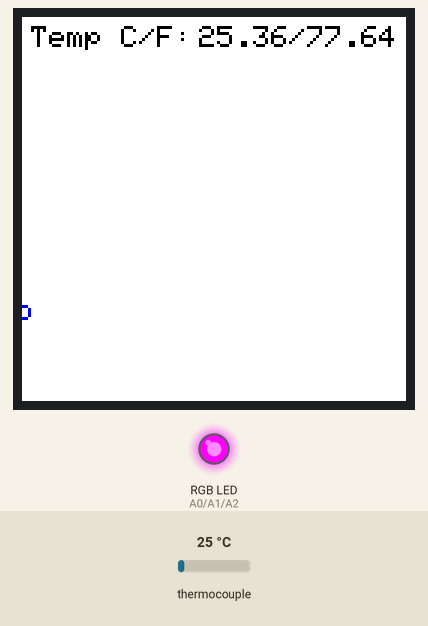
Recording of a sketch running on a simulated Arduino Leonardo, built with avr-gcc and run on an emulated ATmega32U4. Parts: 128×128 colour display, an RGB LED mixed from three pins (HIGH = lit). The inputs (shaded band) are chosen by the test bench; at power-on: thermocouple 25 °C.

Above: at 6.3 s.
6.4 s: thermocouple set to 21 °C
At 12.0 s:
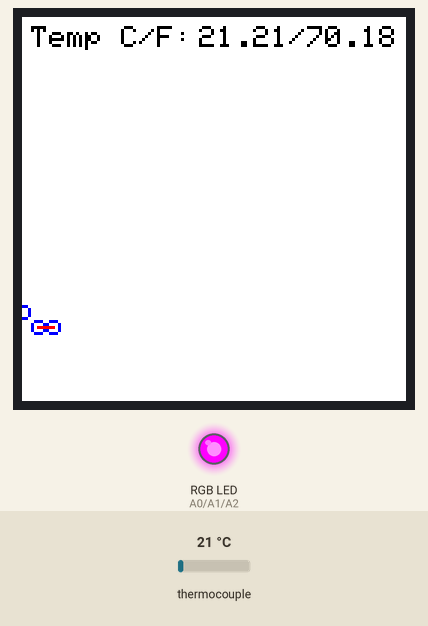
12.6 s: thermocouple set to 18 °C
At 15.6 s:
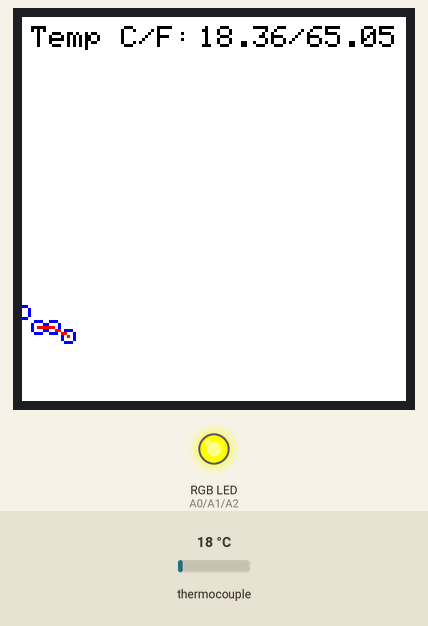
18.6 s: thermocouple set to 75 °C
At 20.5 s:
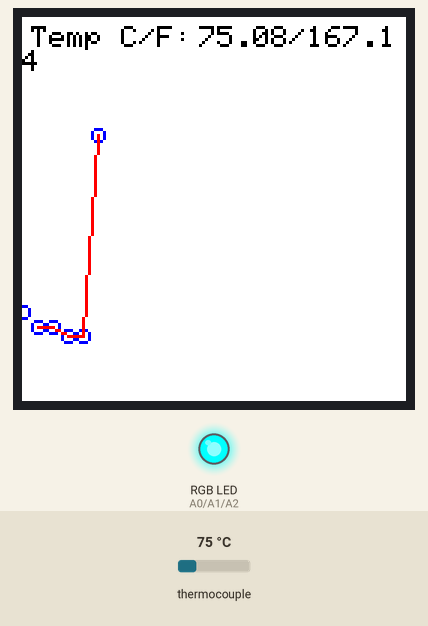
Timing chart, 0 to 22.0 s (numbered marks = the images above; inputs shaded):
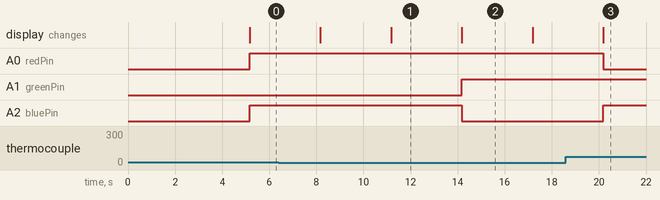

The sketch:

DetectorV2-5.ino
```cpp
/*
 * Science Olympiad Altoid Tin Temperature Sensor- v2.5
 * @author Dahlia Dry
 * v2 update: display degrees as F and C, in float format
 * v2.5 update: updated conversion function with more sigfigs
 * components:
 * - Arduino Leonardo
 * - 1.44" TFT LCD screen
 * - RGB LED
 * - PT1000 Platinum Resistance Temperature Detector (RTD), 3 wire
 *   Resistance is a function of temperature:
 *   R = 3.85T + 1000 is the equation given in RTD specs
 *   R = 3.855T + 998.4 is the equation that was experimentally determined
 * - Adafruit MAX31865: PT1000 RTD Temperature Sensor Amplifier
 */

//LCD display setup
#include <Adafruit_GFX.h> //include Adafruit graphics library
#include <Adafruit_ST7735.h> //inclue Adafruit ST7735 LCD screen library
#include <SPI.h>
#define TFT_CS     10 //set CS pin to Arduino digital pin 10
#define TFT_RST    9 //set reset pin to Arduino digital pin 9
#define TFT_DC     8 //set DC pin to Arduino digital pin 8
#define TFT_SCLK 7   // set SCLK pin to Arduino digital pin 7
#define TFT_MOSI 6   // set MOSI pin to Arduino digital pin 6

//declare LCD screen object using above pin settings
Adafruit_ST7735 tft = Adafruit_ST7735(TFT_CS, TFT_DC, TFT_MOSI, TFT_SCLK, TFT_RST);

//setup RTD amplifier
#include <Adafruit_MAX31865.h> // Use software SPI: CS, DI, DO, CLK
Adafruit_MAX31865 max = Adafruit_MAX31865(2,3,4,5);

// The value of the Rref resistor. Use 430.0 4300.0 for PT1000
#define RREF      4300.0
// The 'nominal' 0-degrees-C resistance of the sensor
// 1000.0 for PT1000
#define RNOMINAL  1000.0

//declare additional vars
float temp = 0; //detected temperature
int rotation = 2; //orientation of LCD display
int xPos = 5; //the horizontal pixel count on the LCD
int graphHeightPrevious = 0; //the vertical pixel count on the LCD
int redPin = A0; //initialize red channel of RGB LED to analog pin 0
int greenPin = A1; //initialize green channel of RGB LED to analog pin 1
int bluePin = A2; //initialize blue channel of RGB LED to analog pin 2
int red = 0; //value from 0 to 255 for red channel
int blue = 0; //value from 0 to 255 for blue channel
int green = 0; //value from 0 to 255 for green channel
int resistance = 0; //registered resistance (ohms)
String colors[] = {"blue","green","red"}; //assigned RGB LED colors
float thresholds[] = {20,30}; //threshold temps (C) for RGB to change colors
float tempc = 0; // detected temperature in celsius
String text = ""; //placeholder


void setup() {
  delay(5000); //sometimes necessary to allow proper startup
  max.begin(MAX31865_3WIRE); //initialize the amplifier
  tft.initR(INITR_144GREENTAB); //initialize the LCD
  uint16_t time = millis(); //start keeping track of time
  tft.setRotation(rotation); //set LCD orientation
  setup_display(); //execute the setup_display function
}

void loop() {
  uint16_t rtd = max.readRTD(); //read the raw analog RTD value
  float ratio = rtd;
  ratio /= 32768; //convert to ohms
  resistance = RREF*ratio; //get resistance
  temp=(0.258978* resistance) - 258.483865; //convert resistance to temp (C)
  //equation detemined experimentally with least-squares fit of data
  execute_display(float(temp)); //update the LCD display
  colorIndicator(float(temp), colors, thresholds); //update the LED color
  delay(3000);
}

void drawtext(String text, uint16_t color, uint16_t x0, uint16_t y0){
  tft.setCursor(x0,y0); //start in the upper left corner of the screen
  tft.setTextColor(color); //set the color of the text
  tft.setTextWrap(true);
  tft.print(text); //print the text to the LCD screen
}

//setup live graph of temperature by setting constant label and initial (x,y)
void setup_display(){
  tft.fillScreen(ST7735_WHITE); //erase what was previously on the screen
  drawtext("Temp C/F:",ST7735_BLACK, 3,3);
  xPos = 0;
  graphHeightPrevious = 0;
}

//execute graph
void execute_display(float temp){
  tft.fillRect(59,3,70,7, ST7735_WHITE); //erase only one area of the screen
  tempc = (9*temp/5) + 32; //convert temp from C to F
  text = String(temp) + "/" + String(tempc);
  drawtext(text,ST7735_BLACK,59,3); //display the temperature in C and F
  int graphHeight = map(temp, 100, 0, 10, 128); //map the temp value to the screen scale
  tft.drawCircle(xPos,graphHeight,2, ST7735_BLUE); //display a dot where the new data point is
  if(xPos > 5){ //draw a line from the previous point to the next point
    tft.drawLine(xPos-5,graphHeightPrevious,xPos,graphHeight,ST7735_RED);
  }
  graphHeightPrevious = graphHeight;
  if(xPos >= 128){ //reset display once graph fills the screen
    xPos = 5;
    tft.fillScreen(ST7735_WHITE);
    drawtext("Temp C/F:",ST7735_BLACK, 3,3);
  }
  else{ //move 5 pixels right for each datapoint
    xPos += 5;
  }
}

//set the color of the RGB LED
void setColor(String color)
{
  //determine values (0-255) for the R, G, B LED channels
  //based on the color name passed in the argument
  if(color == "red"){
    red = 255;
    green = 0;
    blue = 0;
  }
  else if(color == "green"){
    red = 0;
    green = 255;
    blue = 0;
  }
  else if(color == "blue"){
    red = 0;
    green = 0;
    blue = 255;
  }
  else if(color == "yellow"){
    red = 255;
    green = 255;
    blue = 0;
  }
  else if(color == "purple"){
    red = 80;
    green = 0;
    blue = 80;
  }
  else if (color == "aqua"){
    red = 0;
    green = 255;
    blue = 255;
  }
  else{
    red=0;
    green=0;
    blue=0;
  }
  red = 255 - red;
  green = 255 - green;
  blue = 255 - blue;
  analogWrite(redPin, red); //adjust the red channel of the RGB LED
  analogWrite(greenPin, green); //adjust the green channel of the RGB LED
  analogWrite(bluePin, blue);  //adjust the blue channel of the RGB LED
}

//decide which temperature thresholds should cause color change in LED
void colorIndicator(float temp, String colors[], float temps[]){
  //test if temp is in lowest range
  if(temp < temps[0]){
    setColor(colors[0]);
  }
  //test if temp is in middle range
  else if(temp > temps[0] and temp < temps[1]){
    setColor(colors[1]);
  }
  //test if temp is in highest range
  else if(temp > temps[1]){
    setColor(colors[2]);
  }
}
```

Measured:
- the behaviour switches between 20 and 19 °C on thermocouple (found by bisection; images 1 and 2)
- after the input at 12.6 s, A1 (greenPin): LOW → HIGH after 1.6 s; A2 (bluePin): HIGH → LOW after 1.6 s
- after the input at 18.6 s, A0 (redPin): HIGH → LOW after 1.6 s; A2 (bluePin): LOW → HIGH after 1.6 s
